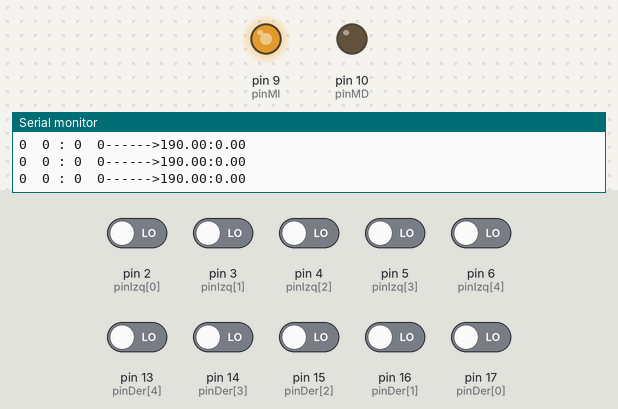
A sketch run on a simulated Arduino Uno, built with avr-gcc and run on an emulated ATmega328P. Parts: output pins drawn as LEDs (lit = HIGH), the last lines printed to the serial monitor. The inputs (shaded band) are chosen by the test bench; at power-on: pin 2 (pinIzq[0]), pin 3 (pinIzq[1]), pin 4 (pinIzq[2]), pin 5 (pinIzq[3]), pin 6 (pinIzq[4]), pin 13 (pinDer[4]), pin 14 (pinDer[3]), pin 15 (pinDer[2]), pin 16 (pinDer[1]), pin 17 (pinDer[0]) LOW.

Above: at 1.2 s.
1.3 s: pin 2 (pinIzq[0]) driven HIGH
At 2.5 s:
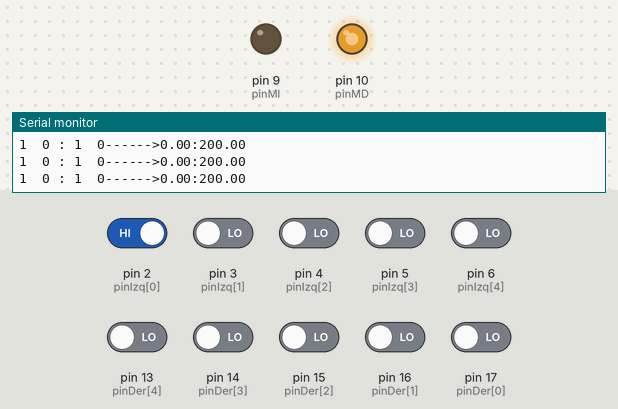
2.8 s: pin 13 (pinDer[4]) driven HIGH
At 3.4 s:
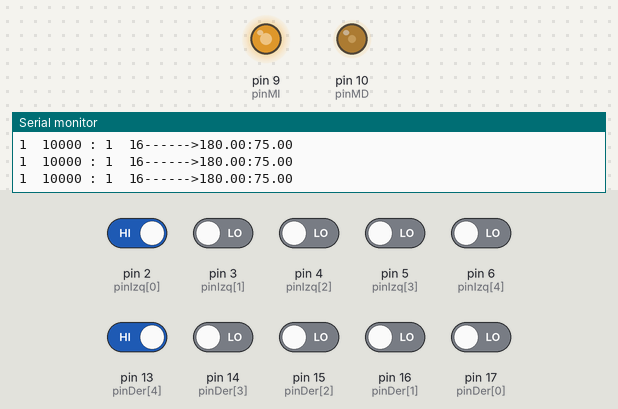
4.3 s: pin 6 (pinIzq[4]) driven HIGH
At 5.5 s:
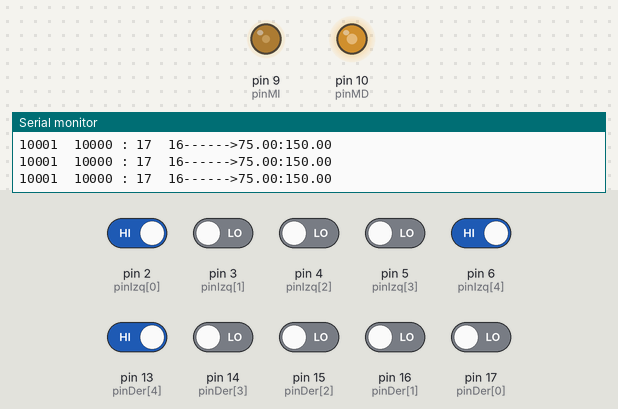
5.8 s: pin 6 (pinIzq[4]) driven LOW
At 6.8 s:
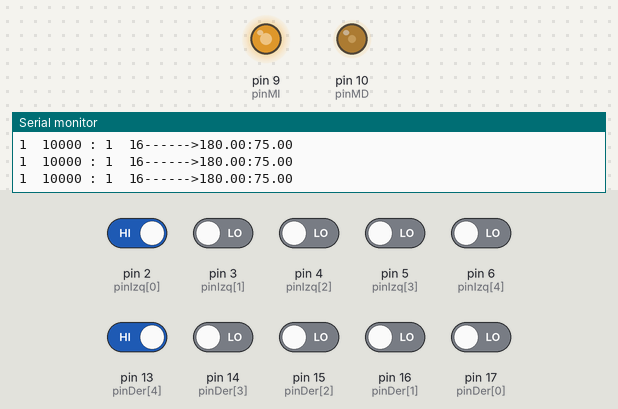
8.8 s: pin 2 (pinIzq[0]) driven LOW
At 10.0 s:
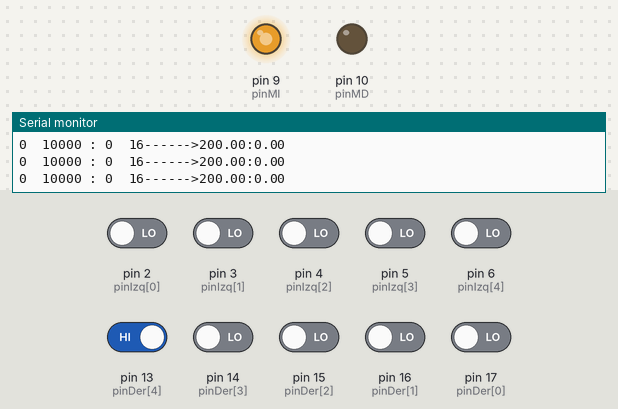
10.3 s: pin 13 (pinDer[4]) driven LOW
At 11.1 s:
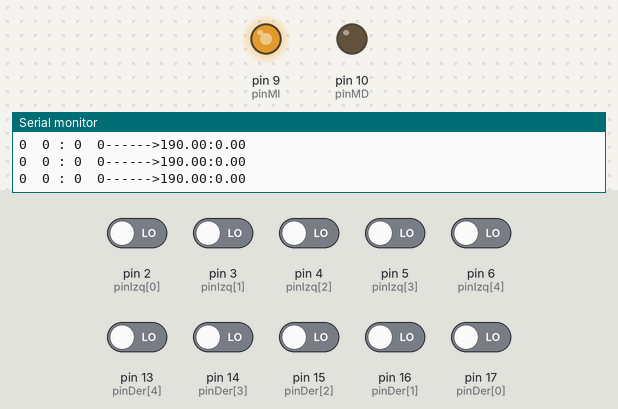
Timing chart, 0 to 13.3 s (numbered marks = the images above; inputs shaded):
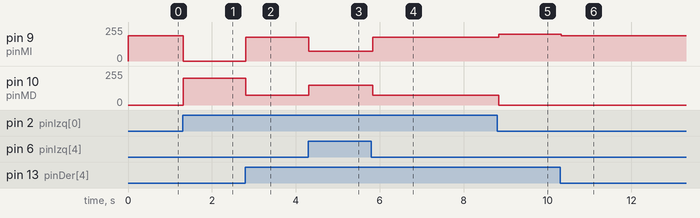

Measured:
- after the input at 1.3 s, pin 9 (pinMI): 190/255 → 0/255 at once; pin 10 (pinMD): 0/255 → 200/255 at once
- after the input at 2.8 s, pin 9 (pinMI): 0/255 → 180/255 at once; pin 10 (pinMD): 200/255 → 75/255 at once
- after the input at 4.3 s, pin 9 (pinMI): 180/255 → 75/255 at once; pin 10 (pinMD): 75/255 → 150/255 at once
- after the input at 5.8 s, pin 9 (pinMI): 75/255 → 180/255 at once; pin 10 (pinMD): 150/255 → 75/255 at once
- after the input at 8.8 s, pin 9 (pinMI): 180/255 → 200/255 at once; pin 10 (pinMD): 75/255 → 0/255 at once
- after the input at 10.3 s, pin 9 (pinMI): 200/255 → 190/255 at once

The sketch:

SEPARADOS.ino
```cpp
//ENTRADAS Y SALIDAS
int pinIzq[]={2,3,4,5,6};   //bloque de led izquierdos del carro
int pinDer[]={17,16,15,14,13};  //bloque de led derechos del carro

//CONSTANTES Y VARIABLES
int Izq=0,Der=0;
float PWMI=0,PWMD=0;
int pinMI=9,pinMD=10;
int valbitiz;
int valbitde;
int vel=75;
void setup() {
  Serial.begin(9600);      //toma de datos cada 5
  for (int i=0;i<5;i++){
    pinMode(pinIzq[i],INPUT);
    pinMode(pinDer[i],INPUT);
  }
}

void loop() {
   sensores();        //Llamado a la funcion lentura de sensores
  condiciones();    //Llamado a la funcion para movimiento del carro
  motores();
  Serial.print(Izq,BIN);
  Serial.print("  ");
 Serial.print(Der,BIN);
Serial.print(" : ");
 Serial.print(Izq);
  Serial.print("  ");
 Serial.print(Der);
 Serial.print("------>");
 Serial.print(PWMI);
 Serial.print(":");
 Serial.println(PWMD);
}

void sensores(){
  for (int i=0;i<5;i++){
    valbitiz= digitalRead(pinIzq[i]);
    bitWrite(Izq,i,valbitiz);
    valbitde= digitalRead(pinDer[i]);
    bitWrite(Der,i,valbitde);
  }
}

void condiciones(){
 //if(Izq=Der){
  if (Izq== B00001 && Der== B00001){    //para cuando esta en carril blanco
    PWMI=vel;
    PWMD=vel;
  }
  else if(Izq== B11110 && Der== B11110){    //camino normal a velocidad media
    PWMI=vel;
    PWMD=vel;
  }
  else if(Izq== B11111 && Der== B11111){    //camino muerto velocidad media
    PWMI=vel;
    PWMD=vel;
  }
   else if(Izq== B00000 && Der== B00000){    //sale error e 11100 a 11000
    PWMI=190;
    PWMD=0;
  }
 //}
else if (Izq<Der){//giro izquierda
 switch (Izq){
   case 0:
  PWMI=200;
  PWMD=0;
  break;

  case  1:
  PWMI=180;
  PWMD=vel;
  break;
  case  3:
  PWMI=185;
  PWMD=vel;
  break;
  case  7:
  PWMI=190;
  PWMD=vel;
  break;
  case  15:
  PWMI=195;
  PWMD=vel;
  break;
   case  16:
  PWMI=150;
  PWMD=vel;
  break;
   case  24:
  PWMI=123;
  PWMD=vel;
  break;
  case  28:
  PWMI=110;
  PWMD=vel;
  break;


  }
}
else if (Izq>Der){//giro a la derecha
  switch (Der){
  case 0:
  PWMD=200;
  PWMI=0;
  break;
  case  1:
  PWMD=180;
  PWMI=vel;
  break;
  case  3:
  PWMD=185;
  PWMI=vel;
  break;
  case  7:
  PWMD=190;
  PWMI=vel;
  break;
  case  15:
  PWMD=195;
  PWMI=vel;
  break;
  case  16:
  PWMD=150;
  PWMI=vel;
  break;
   case  24:
  PWMD=123;
  PWMI=vel;
  break;
   case  28:
  PWMD=110;
  PWMI=vel;
  break;
 }
  }
}

void motores(){
  analogWrite(pinMI,PWMI);
  analogWrite(pinMD,PWMD);
}
```
